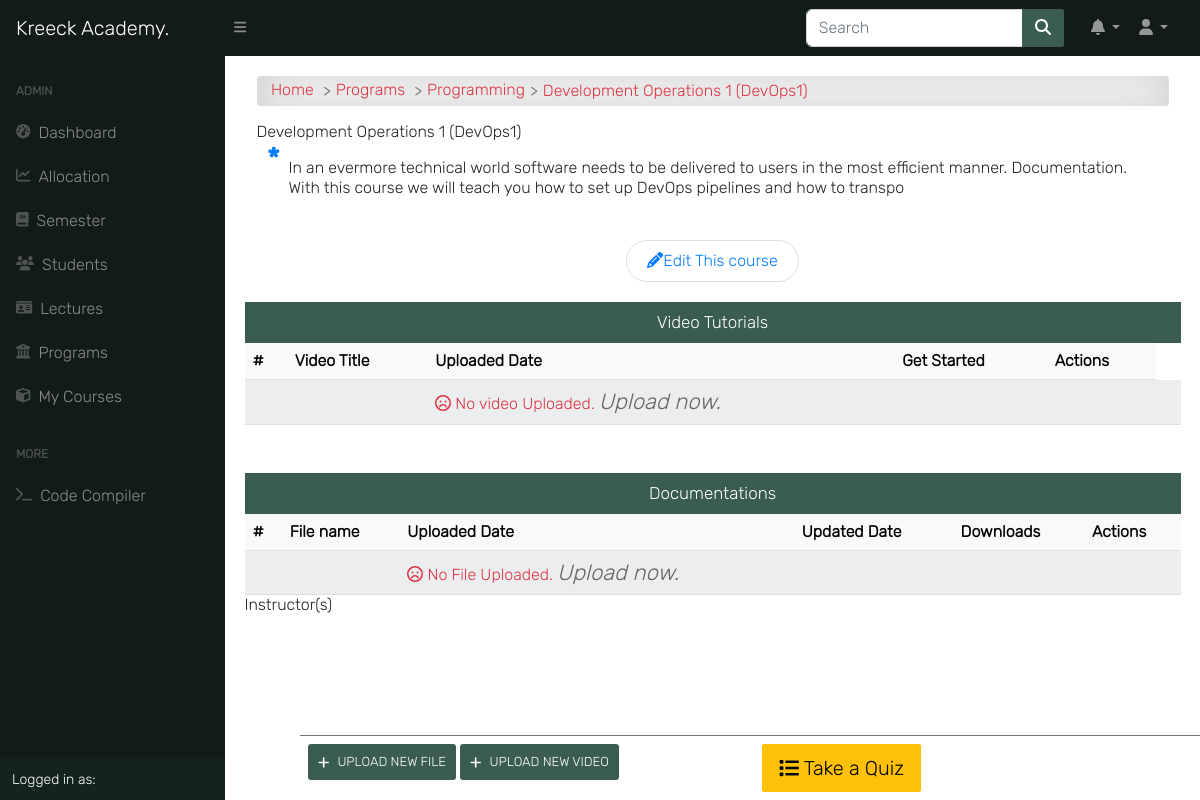
Before: /programs/course/development-operations-1/detail/ (signed in) with the older database file.
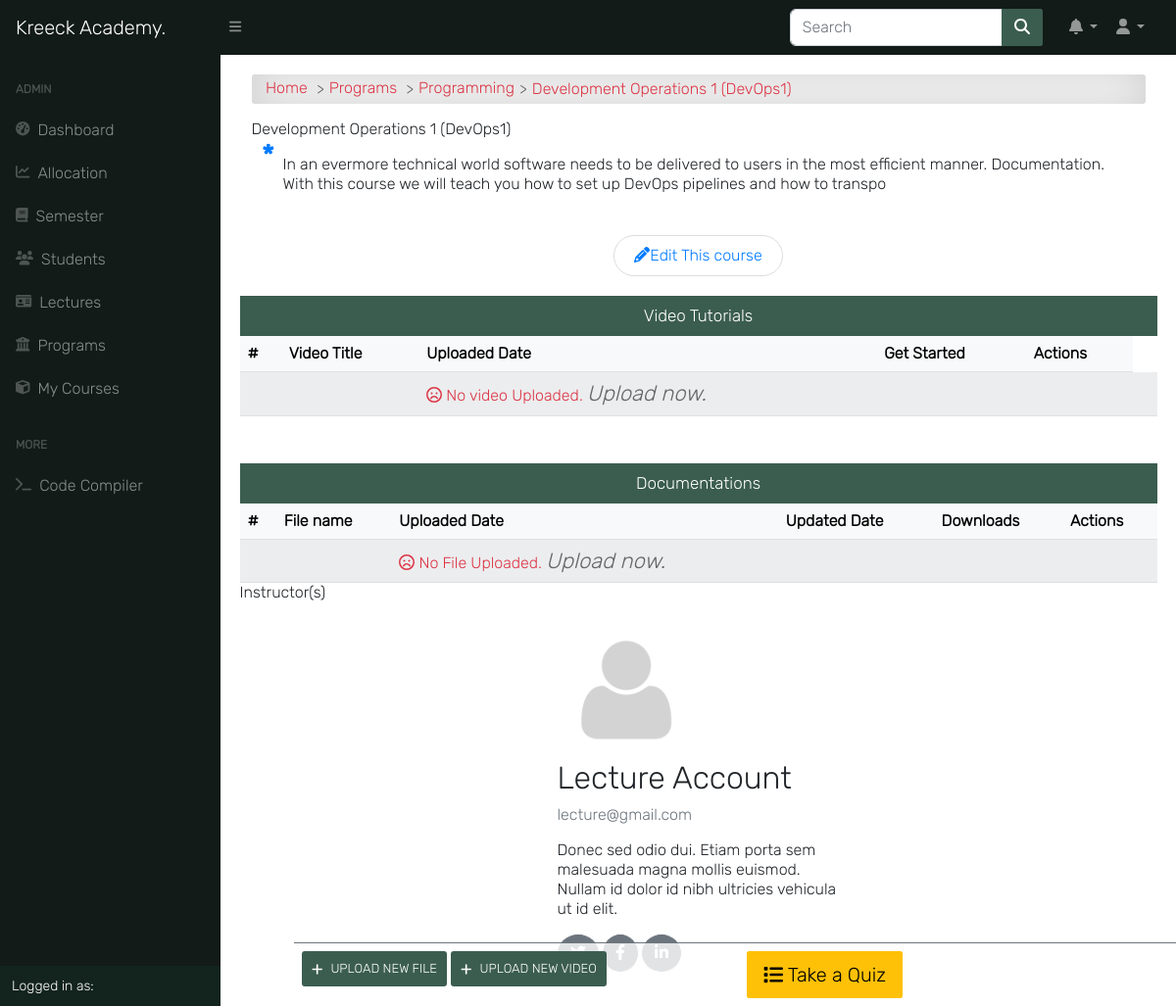
After: the same page with the newer database file.
### course/models.py (models this page shows, shortened)
class Course(models.Model):
    slug = models.SlugField(blank=True, unique=True)
    title = models.CharField(max_length=200, null=True)
    code = models.CharField(max_length=200, unique=True, null=True)
    credit = models.IntegerField(null=True, default=0)
    summary = models.TextField(max_length=200, blank=True, null=True)
    program = models.ForeignKey(Program, on_delete=models.CASCADE)
    level = models.CharField(max_length=25, choices=LEVEL, null=True)
    year = models.IntegerField(choices=YEARS, default=0)
    semester = models.CharField(choices=SEMESTER, max_length=200)
    is_elective = models.BooleanField(default=False, blank=True, null=True)
    price = models.DecimalField(max_digits=10, decimal_places=2, default=0.00)
    objects = CourseManager()
    def __str__(self):
        return "{0} ({1})".format(self.title, self.code, self.price)

class Program(models.Model):
    title = models.CharField(max_length=150, unique=True)
    summary = models.TextField(null=True, blank=True)
    objects = ProgramManager()
    def __str__(self):
        return self.title

class CourseAllocation(models.Model):
    lecturer = models.ForeignKey(settings.AUTH_USER_MODEL, on_delete=models.CASCADE, related_name='allocated_lecturer')
    courses = models.ManyToManyField(Course, related_name='allocated_course')
    session = models.ForeignKey("app.Session", on_delete=models.CASCADE, blank=True, null=True)
    def __str__(self):
        return self.lecturer.get_full_name

### accounts/models.py (models this page shows, shortened)
class User(AbstractUser):
    is_student = models.BooleanField(default=False)
    is_lecturer = models.BooleanField(default=False)
    is_parent = models.BooleanField(default=False)
    is_dep_head = models.BooleanField(default=False)
    phone = models.CharField(max_length=60, blank=True, null=True)
    address = models.CharField(max_length=60, blank=True, null=True)
    picture = models.ImageField(upload_to='profile_pictures/%y/%m/%d/', default='default.png', null=True)
    email = models.EmailField(blank=True, null=True)
    username_validator = ASCIIUsernameValidator()
    objects = UserManager()
    @property
    def get_full_name(self):
        full_name = self.username
        if self.first_name and self.last_name:
            full_name = self.first_name + " " + self.last_name
        return full_name

### course/views.py (the view)
# urls.py: path('course/<slug>/detail/', course_single, name='course_detail'),
@login_required
def course_single(request, slug):
    course = Course.objects.get(slug=slug)
    files = Upload.objects.filter(course__slug=slug)
    videos = UploadVideo.objects.filter(course__slug=slug)
    lecturers = CourseAllocation.objects.filter(courses__pk=course.id)
    return render(request, 'course/course_single.html', {
        'title': course.title,
        'course': course,
        'files': files,
        'videos': videos,
        'lecturers': lecturers,
        'media_url': settings.MEDIA_ROOT,
    }, )

### templates/course/course_single.html (shortened to what this page needs)
{% extends 'base.html' %}
{% load static %}
{% block content %}
<div class="container">
    <div id="input-nav"><a href="{% url 'home' %}" class="primary1">Home </a>
        <a href="{% url 'programs' %}" class="primary1">Programs </a>
        <a href="{% url 'program_detail' course.program.id %}" class="primary1"> {{ course.program }}</a>
        {{ course }}
    </div>
    <div class="manage-wrap">
        <div class="row">
            <div class="col ml-auto">
                {% if request.user.is_superuser or request.user.is_lecturer %}
                <a class="add-button" href="{% url 'upload_file_view' course.slug %}"><i class="fas fa-plus"></i>
                    Upload new file
                </a>
                <a class="add-button" href="{% url 'upload_video' course.slug %}"><i class="fas fa-plus"></i>
                    Upload new video
                </a>
                {% endif %}
            </div>
            <div class="col text-right">
                <a class="btn btn-lg btn-warning" href="{% url 'quiz_index' course.slug %}"><i class="fas fa-list"></i>
                    Take a Quiz
                </a>
            </div>
        </div>
    </div>
    <div class="title">{{ course }}</div>
    <p class="program-description">{{ course.summary }}</p>
    {% if request.user.is_superuser %}
    <div class="btn-flex">
        <a class="edit-btn" href="{% url 'edit_course' course.slug %}">
            <i class="fas fa-pencil-alt"></i><span class="mobile-hide">Edit This course</span>
        </a>
    </div>
    {% endif %}
    <div class="row mb-5">
        <div class="col-md-12 p-0">
            <p class="form-title m-0">Video Tutorials</p>
            <div class="table-responsive">
                <table class="table table-shadow table-light table-striped m-0">
                    <thead>
                        <tr>
                            <th>#</th>
                            <th>Video Title</th>
                            <th>Uploaded Date</th>
                            <th>Get Started</th>
                            {% if request.user.is_superuser or request.user.is_lecturer %}
                            <th>Actions</th>
                            {% endif %}
                        </tr>
                    </thead>
                    <tbody>
                        {% for video in videos %}
                        <tr>
                            <td>{{ forloop.counter }}</td>
                            <td><a href="{{ video.get_absolute_url }}" title="{{ video }}">
                                    <i style="font-size: 20px; padding-right: 10px;" class="fas fa-video"></i>
                                    {{ video.title|title }}
                                </a>
                            </td>
                            <td>{{ video.timestamp|date }}</td>
                            <th>
                                <div>
                                    <a class="download-btn" href="{{ video.get_absolute_url }}"
                                        title="Download to your device">
                                        <i class="fas fa-download"></i>Play</a>
                                </div>
                            </th>
                            {% if request.user.is_superuser or request.user.is_lecturer %}
                            <td>
                                <div class="update-delete">
                                    <a href="{% url 'upload_video_edit' slug=course.slug video_slug=video.slug %}"
                                        class="update" title="Edit">
                                        <i class="fas fa-pencil-alt"></i>
                                    </a>
                                    <a href="{% url 'upload_video_delete' slug=course.slug video_slug=video.slug %}"
                                        class="delete" title="Delete">
                                        <i class="fas fa-trash-alt"></i>
                                    </a>
                                </div>
                            </td>
                            {% endif %}
                            {% empty %}
                        <tr>
                            <td></td>
                            <td></td>
                            <td>
                                <span class="text-danger">
                                    <i class="far fa-frown fa-1x"></i> No video Uploaded.
                                    {% if request.user.is_superuser or request.user.is_lecturer %}
                                    <a href="{% url 'upload_video' course.slug %}">
                                        <i class="primary" style="font-size: 22px;">
                                            Upload now.
                                        </i>
                                        {% endif %}
                                    </a>
                                </span>
                            </td>
                            <td></td>
                            <td></td>
                            <td></td>
                        </tr>
                        {% endfor %}
                    </tbody>
                </table>
            </div>
        </div>
    </div>
    <div class="row">
        <div class="col-md-12 p-0">
            <p class="form-title m-0">Documentations</p>
            <div class="table-responsive">
                <table class="table table-shadow table-light table-striped m-0">
                    <thead>
                        <tr>
                            <th>#</th>
                            <th>File name</th>
                            <th>Uploaded Date</th>
                            <th>Updated Date</th>
                            <th>Downloads</th>
                            {% if request.user.is_superuser or request.user.is_lecturer %}
                            <th>Actions</th>
                            {% endif %}
                        </tr>
                    </thead>
                    <tbody>
                        {% for file in files %}
                        <tr>
                            <td>{{ forloop.counter }}</td>
                            <td><a href="{{ file.file.url }}" title="{{ file }}">
                                    <i style="font-size: 20px; padding-right: 10px;"
                                        class="fas fa-file-{{ file.get_extension_short }}"></i>
                                    {{ file.title|title }}
                                </a>
                            </td>
                            <td>{{ file.upload_time|date }}</td>
                            <td>{{ file.updated_date|date }}</td>
                            <th>
                                <div>
                                    <a class="downloadBtn" href="{{ file.file.url }}">
                                        <svg class="svgIcon" viewBox="0 0 384 512" height="1em" xmlns="http://www.w3.org/2000/svg"><path d="M169.4 470.6c12.5 12.5 32.8 12.5 45.3 0l160-160c12.5-12.5 12.5-32.8 0-45.3s-32.8-12.5-45.3 0L224 370.8 224 64c0-17.7-14.3-32-32-32s-32 14.3-32 32l0 306.7L54.6 265.4c-12.5-12.5-32.8-12.5-45.3 0s-12.5 32.8 0 45.3l160 160z"></path></svg>
                                        <span class="icon2"></span>
                                        <span class="tooltip">Download</span>
                                     </a>
                                </div>
                            </th>
                            {% if request.user.is_superuser or request.user.is_lecturer %}
                            <td>
                                <div class="update-delete">
                                    <a href="{% url 'upload_file_edit' slug=course.slug file_id=file.pk %}"
                                        class="update" title="Edit">
                                        <i class="fas fa-pencil-alt"></i>
                                    </a>
                                    <a href="{% url 'upload_file_delete' slug=course.slug file_id=file.pk %}"
                                        class="delete" title="Delete">
                                        <i class="fas fa-trash-alt"></i>
                                    </a>
                                </div>
                            </td>
                            {% endif %}
                            {% empty %}
                        <tr>
                            <td></td>
                            <td></td>
                            <td>
                                <span class="text-danger">
                                    <i class="far fa-frown fa-1x"></i> No File Uploaded.
                                    {% if request.user.is_superuser or request.user.is_lecturer %}
                                    <a href="{% url 'upload_file_view' course.slug %}">
                                        <i class="primary" style="font-size: 22px;">
                                            Upload now.
                                        </i>
                                        {% endif %}
                                    </a>
                                </span>
                            </td>
                            <td></td>
                            <td></td>
                            <td></td>
                        </tr>
                        {% endfor %}
                    </tbody>
                </table>
            </div>
        </div>
    </div>
</div>
<div class="site-section">
    <div class="title">Instructor(s)</div>
    <br>
    <div class="container marketing">
        <div class="row">
            {% for lecturer in lecturers %}
            <div class="col-lg-4 mx-auto" style="background: transparent; box-shadow: none;">
                {% if lecturer.lecturer.picture %}
                <img class="" src="{{ lecturer.lecturer.picture.url }}" alt="" style="width:140px;">
                {% endif %}
                <h2>{{ lecturer|title }}</h2>
                <p style="color: #6c757d;">{{ lecturer.lecturer.email }}</p>
                <p>Donec sed odio dui. Etiam porta sem malesuada magna mollis euismod. Nullam id dolor id nibh ultricies
                    vehicula ut id elit.</p>
                <p>
                    <a class="btn rounded-circle btn-secondary" href="#" role="button"></a>
                    <a class="btn rounded-circle btn-secondary" href="#" role="button"><i
                            class="fab fa-facebook-f"></i></a>
                    <a class="btn rounded-circle btn-secondary" href="#" role="button"><i
                            class="fab fa-linkedin-in"></i></a>
                </p>
            </div>
            {% endfor %}
        </div>
    </div>
</div>
{% endblock content %}

Changed rows visible on the page:
added CourseAllocation: lecturer.picture (placeholder picture), lecturer.last_name "Lecture Account", lecturer.email "lecture@gmail.com"
